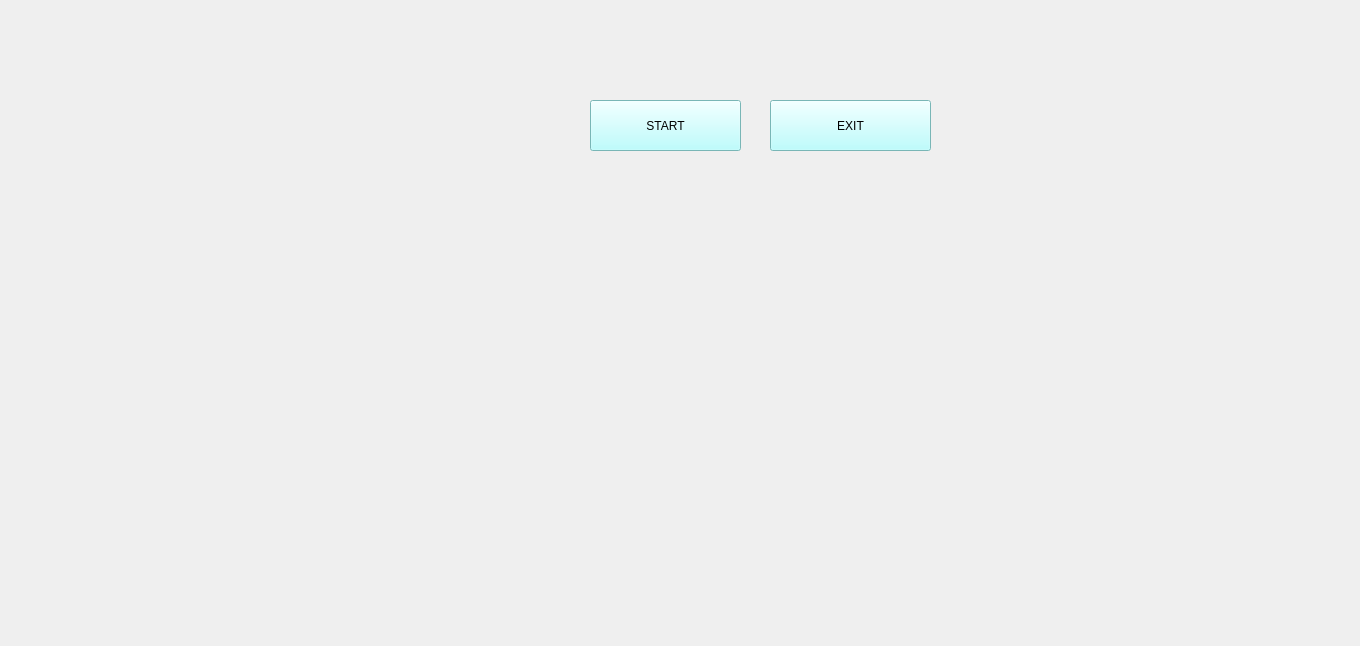
<?xml version="1.0" encoding="UTF-8"?>
<ui version="4.0">
 <class>MainWindow</class>
 <widget class="QMainWindow" name="MainWindow">
  <property name="geometry">
   <rect>
    <x>0</x>
    <y>0</y>
    <width>1360</width>
    <height>646</height>
   </rect>
  </property>
  <property name="windowTitle">
   <string>MainWindow</string>
  </property>
  <widget class="QWidget" name="centralwidget">
   <widget class="QLabel" name="label">
    <property name="geometry">
     <rect>
      <x>-130</x>
      <y>0</y>
      <width>1131</width>
      <height>651</height>
     </rect>
    </property>
    <property name="text">
     <string/>
    </property>
    <property name="pixmap">
     <pixmap>Black_Template.jpg</pixmap>
    </property>
    <property name="scaledContents">
     <bool>true</bool>
    </property>
   </widget>
   <widget class="QLabel" name="label_2">
    <property name="geometry">
     <rect>
      <x>350</x>
      <y>140</y>
      <width>651</width>
      <height>511</height>
     </rect>
    </property>
    <property name="text">
     <string/>
    </property>
    <property name="pixmap">
     <pixmap>goku.gif</pixmap>
    </property>
   </widget>
   <widget class="QLabel" name="label_3">
    <property name="geometry">
     <rect>
      <x>10</x>
      <y>50</y>
      <width>521</width>
      <height>191</height>
     </rect>
    </property>
    <property name="text">
     <string/>
    </property>
    <property name="pixmap">
     <pixmap>loadas.gif</pixmap>
    </property>
   </widget>
   <widget class="QLabel" name="label_4">
    <property name="geometry">
     <rect>
      <x>20</x>
      <y>220</y>
      <width>521</width>
      <height>401</height>
     </rect>
    </property>
    <property name="text">
     <string/>
    </property>
    <property name="pixmap">
     <pixmap>code.gif</pixmap>
    </property>
   </widget>
   <widget class="QPushButton" name="Start">
    <property name="geometry">
     <rect>
      <x>590</x>
      <y>100</y>
      <width>151</width>
      <height>51</height>
     </rect>
    </property>
    <property name="styleSheet">
     <string notr="true">
background-color: rgb(170, 255, 255);
font: 20pt &quot;Agency FB&quot;;</string>
    </property>
    <property name="text">
     <string>START</string>
    </property>
   </widget>
   <widget class="QPushButton" name="pushButton">
    <property name="geometry">
     <rect>
      <x>770</x>
      <y>100</y>
      <width>161</width>
      <height>51</height>
     </rect>
    </property>
    <property name="styleSheet">
     <string notr="true">background-color: rgb(170, 255, 255);
font: 20pt &quot;Agency FB&quot;;</string>
    </property>
    <property name="text">
     <string>EXIT</string>
    </property>
   </widget>
  </widget>
 </widget>
 <resources/>
 <connections/>
</ui>
